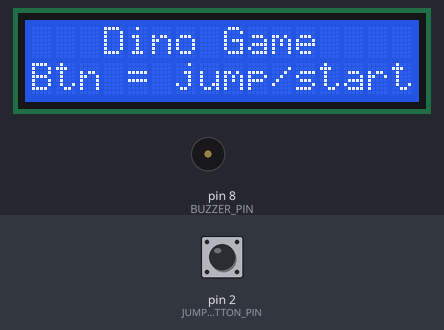
Simulated run of this sketch. Board: Arduino Uno, built with avr-gcc and run on an emulated ATmega328P. Shown: 16×2 character LCD, buzzer (waves = sounding). The test bench sets the inputs (shaded band); at power-on: pin 2 (JUMP_BUTTON_PIN) HIGH. Random numbers use the default seed unless the sketch sets one.

Above: at 0.9 s.
1.0 s: pin 2 (JUMP_BUTTON_PIN) pulled LOW for 0.15 s
At 1.34 s:
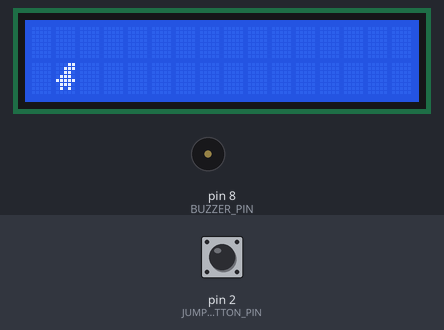
3.1 s: pin 2 (JUMP_BUTTON_PIN) pulled LOW for 1 s
At 3.28 s:
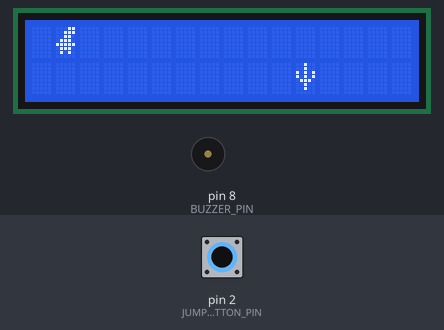
6.1 s: pin 2 (JUMP_BUTTON_PIN) pulled LOW for 0.15 s
At 7.11 s:
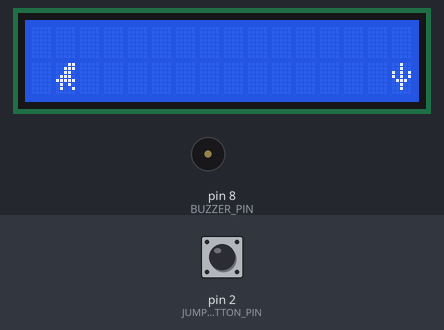
9.2 s: pin 2 (JUMP_BUTTON_PIN) pulled LOW for 1 s
At 9.63 s:
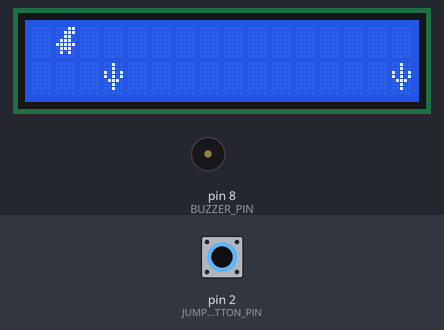
11.8 s: pin 2 (JUMP_BUTTON_PIN) pulled LOW for 3.2 s
At 17.26 s:
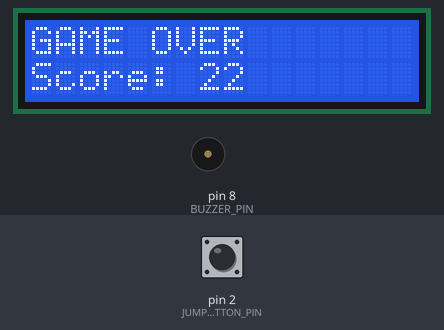
17.5 s: pin 2 (JUMP_BUTTON_PIN) pulled LOW for 0.15 s
At 20.62 s:
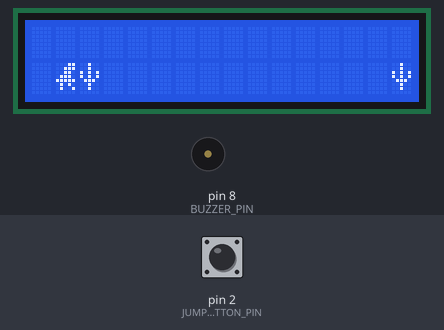
Timing chart, 0 to 21.6 s (numbered marks = the images above; inputs shaded):
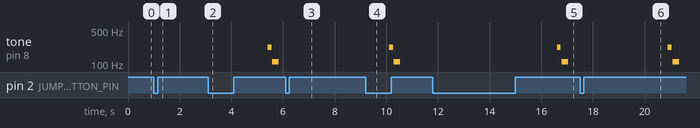

The sketch:

dinosaur_game.ino
```cpp
/*
 * Dinosaur Game (16x2 LCD edition)
 *
 * An Arduino take on the Chrome "offline dino" runner, played on a 16x2
 * character LCD. Press the button to jump over cacti scrolling in from the
 * right; survive as long as you can. Speed ramps up with your score.
 *
 * Wiring:
 *   Push button -> one leg to Arduino pin 2, the other leg to GND
 *                  (uses the internal pull-up, no external resistor needed)
 *   Buzzer (optional) -> + to pin 8, - to GND
 *
 *   LCD (16x2, I2C backpack):
 *     VCC -> 5V, GND -> GND, SDA -> A4, SCL -> A5 (Uno/Nano)
 *
 * NOTE: this sketch has been written and reviewed for correctness but not
 * flashed to physical hardware - double-check wiring and the LCD's I2C
 * address (0x27 or 0x3F) before relying on it as-is.
 */

#include <Wire.h>
#include <LiquidCrystal_I2C.h>

LiquidCrystal_I2C lcd(0x27, 16, 2);

const int JUMP_BUTTON_PIN = 2;
const int BUZZER_PIN = 8; // set to -1 if you don't have a buzzer wired up

const int COLUMNS = 16;
const int DINO_COLUMN = 1;
const int GROUND_ROW = 1;
const int AIR_ROW = 0;

const byte CHAR_DINO = 1;
const byte CHAR_DINO_RUN = 2;
const byte CHAR_CACTUS = 3;

byte dinoGlyph[8] = {
  B00011,
  B00111,
  B00110,
  B01110,
  B11111,
  B01110,
  B01010,
  B00000
};

byte dinoRunGlyph[8] = {
  B00011,
  B00111,
  B00110,
  B01110,
  B11111,
  B01010,
  B01001,
  B00000
};

byte cactusGlyph[8] = {
  B00100,
  B00100,
  B10101,
  B10101,
  B01110,
  B00100,
  B00100,
  B00000
};

char ground[COLUMNS + 1]; // 'X' = obstacle, ' ' = empty, one slot per column

bool isJumping = false;
unsigned long jumpStartedAt = 0;
const unsigned long JUMP_DURATION_MS = 400;

unsigned long lastTickAt = 0;
unsigned long tickIntervalMs = 220; // shrinks as score grows -> game speeds up
const unsigned long MIN_TICK_INTERVAL_MS = 90;

unsigned long score = 0;
bool gameOver = true; // starts on the title screen
bool animFrame = false;

int lastButtonState = HIGH;
unsigned long lastButtonChangeAt = 0;
const unsigned long DEBOUNCE_MS = 30;

void setup() {
  pinMode(JUMP_BUTTON_PIN, INPUT_PULLUP);
  if (BUZZER_PIN >= 0) pinMode(BUZZER_PIN, OUTPUT);

  lcd.begin(16, 2);
  lcd.backlight();
  lcd.createChar(CHAR_DINO, dinoGlyph);
  lcd.createChar(CHAR_DINO_RUN, dinoRunGlyph);
  lcd.createChar(CHAR_CACTUS, cactusGlyph);

  randomSeed(analogRead(A0));
  showTitleScreen();
}

void loop() {
  bool jumpPressed = readJumpButtonEdge();

  if (gameOver) {
    if (jumpPressed) resetGame();
    return;
  }

  if (jumpPressed && !isJumping) {
    isJumping = true;
    jumpStartedAt = millis();
  }

  if (isJumping && millis() - jumpStartedAt >= JUMP_DURATION_MS) {
    isJumping = false;
  }

  if (millis() - lastTickAt >= tickIntervalMs) {
    lastTickAt = millis();
    tick();
  }
}

// Returns true exactly once per debounced button press (falling edge).
bool readJumpButtonEdge() {
  int state = digitalRead(JUMP_BUTTON_PIN);
  bool pressedEdge = false;

  if (state != lastButtonState && millis() - lastButtonChangeAt > DEBOUNCE_MS) {
    lastButtonChangeAt = millis();
    if (state == LOW) pressedEdge = true;
    lastButtonState = state;
  }

  return pressedEdge;
}

void tick() {
  // Check collision against the current frame before scrolling the world.
  if (ground[DINO_COLUMN] == 'X' && !isJumping) {
    endGame();
    return;
  }

  scrollGround();

  score++;
  if (tickIntervalMs > MIN_TICK_INTERVAL_MS) {
    tickIntervalMs -= 1;
  }

  animFrame = !animFrame;
  render();
}

void scrollGround() {
  memmove(ground, ground + 1, COLUMNS - 1);

  bool spawnObstacle = random(100) < 18;
  ground[COLUMNS - 1] = spawnObstacle ? 'X' : ' ';

  // Never stack two obstacles back-to-back - there'd be no way to react.
  if (ground[COLUMNS - 1] == 'X' && ground[COLUMNS - 2] == 'X') {
    ground[COLUMNS - 1] = ' ';
  }
}

void render() {
  lcd.setCursor(0, AIR_ROW);
  for (int col = 0; col < COLUMNS; col++) {
    if (col == DINO_COLUMN && isJumping) {
      lcd.write(CHAR_DINO);
    } else {
      lcd.print(' ');
    }
  }

  lcd.setCursor(0, GROUND_ROW);
  for (int col = 0; col < COLUMNS; col++) {
    if (col == DINO_COLUMN && !isJumping) {
      lcd.write(animFrame ? CHAR_DINO : CHAR_DINO_RUN);
    } else if (ground[col] == 'X') {
      lcd.write(CHAR_CACTUS);
    } else {
      lcd.print(' ');
    }
  }
}

void endGame() {
  gameOver = true;

  if (BUZZER_PIN >= 0) {
    tone(BUZZER_PIN, 220, 150);
    delay(180);
    tone(BUZZER_PIN, 110, 250);
  }

  lcd.clear();
  lcd.setCursor(0, 0);
  lcd.print("GAME OVER");
  lcd.setCursor(0, 1);
  lcd.print("Score: ");
  lcd.print(score);
}

void resetGame() {
  memset(ground, ' ', COLUMNS);
  ground[COLUMNS] = '\0';
  isJumping = false;
  score = 0;
  tickIntervalMs = 220;
  gameOver = false;
  lastTickAt = millis();
  lcd.clear();
}

void showTitleScreen() {
  lcd.clear();
  lcd.setCursor(0, 0);
  lcd.print("   Dino Game");
  lcd.setCursor(0, 1);
  lcd.print("Btn = jump/start");

  while (digitalRead(JUMP_BUTTON_PIN) == HIGH) {
    // Wait for the first press before the game begins.
  }
}
```

Measured:
- after the input at 1.0 s, the display: first changes at once (image 1 shows a later state)
- after the input at 6.1 s, the display: first changes at once (image 3 shows a later state)
- after the input at 11.8 s, tone on pin 8 (BUZZER_PIN): silent → 220 Hz after 4.8 s, → silent 0.15 s later, → 110 Hz 0.03 s later, → silent 0.25 s later; the display: first changes at once (image 5 shows a later state)
- after the input at 17.5 s, tone on pin 8 (BUZZER_PIN): silent → 220 Hz after 3.4 s, → silent 0.15 s later, → 110 Hz 0.03 s later, → silent 0.25 s later; the display: first changes at once (image 6 shows a later state)
